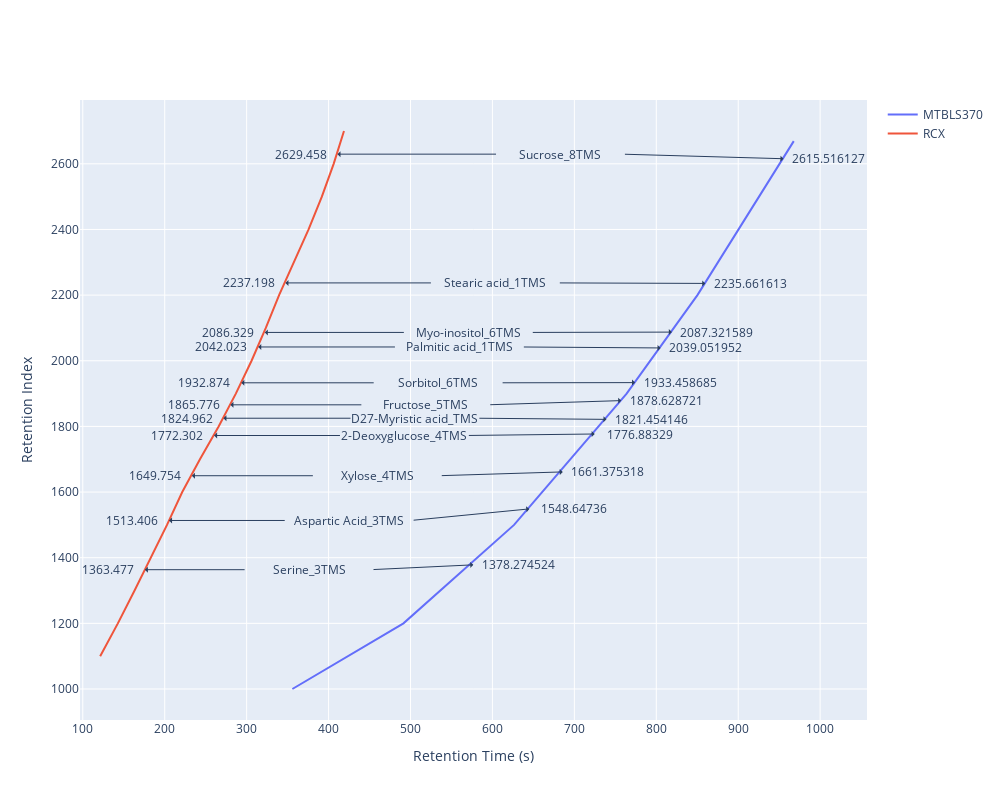

The code cell stored with this chart in its notebook:
### Code cell
fig = go.Figure([
    go.Scatter(
        name='MTBLS370',
        x=mtbls370_alkanes['rt'],
        y=mtbls370_alkanes['ri'],
        mode='lines',
        showlegend=True
    ),
    go.Scatter(
        name='RCX',
        x=dbs_alkanes['rt'],
        y=dbs_alkanes['ri'],
        mode='lines',
        showlegend=True
    )
])

for idx, key in enumerate(common_annotations):
    value = common_annotations[key]
    # fig.add_shape(
    #     type="line",
    #     x0 = value[0][0] * 60.0,
    #     y0 = value[0][1],
    #     x1 = value[1][0] * 60.0,
    #     y1 = value[1][1],
    #     line=dict(color='Red', width=1, dash="dot"),
    # )
    a = float(1.0 / len(common_annotations)) * idx
    b = 1 - a
    weighted_middle = (b * value[0][0] + a * value[1][0]) * 60.0
    middle =  0.5 * (value[0][0] + value[1][0]) * 60.0
    fig.add_annotation(
        x = middle,
        y = value[0][1],
        text=key,
        showarrow=False,
        arrowhead=1)

    start_x = value[0][0] * 60.0
    start_y = value[0][1]

    end_x = value[1][0] * 60
    end_y = value[1][1]

    diff_x = end_x - start_x
    diff_y = end_y - start_y

    fig.add_annotation(
        ax = middle + 75,
        ay = value[0][1],
        x = end_x,
        y = end_y,
        xref="x",
        yref="y",
        axref="x",
        ayref="y",
        showarrow=True,
        arrowhead=1)
    
    fig.add_annotation(
        ax = middle - 75,
        ay = value[0][1],
        x = start_x,
        y = start_y,
        xref="x",
        yref="y",
        axref="x",
        ayref="y",
        showarrow=True,
        arrowhead=1)

    fig.add_annotation(
        x = start_x-45,
        y = start_y,
        text = str(start_y),
        showarrow=False,
        arrowhead=1)

    fig.add_annotation(
        x = end_x+55,
        y = end_y,
        text = str(end_y),
        showarrow=False,
        arrowhead=1)
    

fig.update_layout(
    yaxis_title='Retention Index',
    xaxis_title='Retention Time (s)',
    hovermode="x",
    height=800,
    width=1000
)
fig.show()

### Figure 1 — Plotly figure (JSON) as saved in the notebook; plotly's stock layout.template omitted (floating-point values rounded to 4 significant figures)
{"data": [{"mode": "lines", "name": "MTBLS370", "showlegend": true, "type": "scatter", "x": [355.8, 491.4, 626.4, 763.8, 850.2, 967.8], "y": [1000, 1200, 1500, 1900, 2200, 2669.0]}, {"mode": "lines", "name": "RCX", "showlegend": true, "type": "scatter", "x": [121.2, 142.8, 163.2, 183, 202.8, 221.4, 243, 265.8, 286.8, 306, 323.4, 339.6, 357.6, 375.6, 391.8, 406.2, 418.8], "y": [1100, 1200, 1300, 1400, 1500, 1600, 1700, 1800, 1900, 2000, 2100, 2200, 2300, 2400, 2500, 2600, 2700]}], "layout": {"annotations": [{"arrowhead": 1, "showarrow": false, "text": "Serine_3TMS", "x": 376.2, "y": 1363.0}, {"arrowhead": 1, "ax": 451.2, "axref": "x", "ay": 1363.0, "ayref": "y", "showarrow": true, "x": 576.6, "xref": "x", "y": 1378.0, "yref": "y"}, {"arrowhead": 1, "ax": 301.2, "axref": "x", "ay": 1363.0, "ayref": "y", "showarrow": true, "x": 175.8, "xref": "x", "y": 1363.0, "yref": "y"}, {"arrowhead": 1, "showarrow": false, "text": "1363.477", "x": 130.8, "y": 1363.0}, {"arrowhead": 1, "showarrow": false, "text": "1378.274524", "x": 631.6, "y": 1378.0}, {"arrowhead": 1, "showarrow": false, "text": "Aspartic Acid_3TMS", "x": 425.1, "y": 1513.0}, {"arrowhead": 1, "ax": 500.1, "axref": "x", "ay": 1513.0, "ayref": "y", "showarrow": true, "x": 645, "xref": "x", "y": 1549.0, "yref": "y"}, {"arrowhead": 1, "ax": 350.1, "axref": "x", "ay": 1513.0, "ayref": "y", "showarrow": true, "x": 205.3, "xref": "x", "y": 1513.0, "yref": "y"}, {"arrowhead": 1, "showarrow": false, "text": "1513.406", "x": 160.3, "y": 1513.0}, {"arrowhead": 1, "showarrow": false, "text": "1548.64736", "x": 700, "y": 1549.0}, {"arrowhead": 1, "showarrow": false, "text": "Xylose_4TMS", "x": 459.5, "y": 1650.0}, {"arrowhead": 1, "ax": 534.5, "axref": "x", "ay": 1650.0, "ayref": "y", "showarrow": true, "x": 685.8, "xref": "x", "y": 1661.0, "yref": "y"}, {"arrowhead": 1, "ax": 384.5, "axref": "x", "ay": 1650.0, "ayref": "y", "showarrow": true, "x": 233.2, "xref": "x", "y": 1650.0, "yref": "y"}, {"arrowhead": 1, "showarrow": false, "text": "1649.754", "x": 188.2, "y": 1650.0}, {"arrowhead": 1, "showarrow": false, "text": "1661.375318", "x": 740.8, "y": 1661.0}, {"arrowhead": 1, "showarrow": false, "text": "2-Deoxyglucose_4TMS", "x": 492.6, "y": 1772.0}, {"arrowhead": 1, "ax": 567.6, "axref": "x", "ay": 1772.0, "ayref": "y", "showarrow": true, "x": 724.8, "xref": "x", "y": 1777.0, "yref": "y"}, {"arrowhead": 1, "ax": 417.6, "axref": "x", "ay": 1772.0, "ayref": "y", "showarrow": true, "x": 260.3, "xref": "x", "y": 1772.0, "yref": "y"}, {"arrowhead": 1, "showarrow": false, "text": "1772.302", "x": 215.3, "y": 1772.0}, {"arrowhead": 1, "showarrow": false, "text": "1776.88329", "x": 779.8, "y": 1777.0}, {"arrowhead": 1, "showarrow": false, "text": "D27-Myristic acid_TMS", "x": 505.4, "y": 1825.0}, {"arrowhead": 1, "ax": 580.4, "axref": "x", "ay": 1825.0, "ayref": "y", "showarrow": true, "x": 739.2, "xref": "x", "y": 1821.0, "yref": "y"}, {"arrowhead": 1, "ax": 430.4, "axref": "x", "ay": 1825.0, "ayref": "y", "showarrow": true, "x": 271.6, "xref": "x", "y": 1825.0, "yref": "y"}, {"arrowhead": 1, "showarrow": false, "text": "1824.962", "x": 226.6, "y": 1825.0}, {"arrowhead": 1, "showarrow": false, "text": "1821.454146", "x": 794.2, "y": 1821.0}, {"arrowhead": 1, "showarrow": false, "text": "Fructose_5TMS", "x": 518.7, "y": 1866.0}, {"arrowhead": 1, "ax": 593.7, "axref": "x", "ay": 1866.0, "ayref": "y", "showarrow": true, "x": 757.2, "xref": "x", "y": 1879.0, "yref": "y"}, {"arrowhead": 1, "ax": 443.7, "axref": "x", "ay": 1866.0, "ayref": "y", "showarrow": true, "x": 280.2, "xref": "x", "y": 1866.0, "yref": "y"}, {"arrowhead": 1, "showarrow": false, "text": "1865.776", "x": 235.2, "y": 1866.0}, {"arrowhead": 1, "showarrow": false, "text": "1878.628721", "x": 812.2, "y": 1879.0}, {"arrowhead": 1, "showarrow": false, "text": "Sorbitol_6TMS", "x": 533.8, "y": 1933.0}, {"arrowhead": 1, "ax": 608.8, "axref": "x", "ay": 1933.0, "ayref": "y", "showarrow": true, "x": 774, "xref": "x", "y": 1933.0, "yref": "y"}, {"arrowhead": 1, "ax": 458.8, "axref": "x", "ay": 1933.0, "ayref": "y", "showarrow": true, "x": 293.5, "xref": "x", "y": 1933.0, "yref": "y"}, {"arrowhead": 1, "showarrow": false, "text": "1932.874", "x": 248.5, "y": 1933.0}, {"arrowhead": 1, "showarrow": false, "text": "1933.458685", "x": 829, "y": 1933.0}, {"arrowhead": 1, "showarrow": false, "text": "Palmitic acid_1TMS", "x": 559.7, "y": 2042.0}, {"arrowhead": 1, "ax": 634.7, "axref": "x", "ay": 2042.0, "ayref": "y", "showarrow": true, "x": 805.2, "xref": "x", "y": 2039.0, "yref": "y"}, {"arrowhead": 1, "ax": 484.7, "axref": "x", "ay": 2042.0, "ayref": "y", "showarrow": true, "x": 314.2, "xref": "x", "y": 2042.0, "yref": "y"}, {"arrowhead": 1, "showarrow": false, "text": "2042.023", "x": 269.2, "y": 2042.0}, {"arrowhead": 1, "showarrow": false, "text": "2039.051952", "x": 860.2, "y": 2039.0}, {"arrowhead": 1, "showarrow": false, "text": "Myo-inositol_6TMS", "x": 570.6, "y": 2086.0}, {"arrowhead": 1, "ax": 645.6, "axref": "x", "ay": 2086.0, "ayref": "y", "showarrow": true, "x": 819, "xref": "x", "y": 2087.0, "yref": "y"}, {"arrowhead": 1, "ax": 495.6, "axref": "x", "ay": 2086.0, "ayref": "y", "showarrow": true, "x": 322.1, "xref": "x", "y": 2086.0, "yref": "y"}, {"arrowhead": 1, "showarrow": false, "text": "2086.329", "x": 277.1, "y": 2086.0}, {"arrowhead": 1, "showarrow": false, "text": "2087.321589", "x": 874, "y": 2087.0}, {"arrowhead": 1, "showarrow": false, "text": "Stearic acid_1TMS", "x": 603.6, "y": 2237.0}, {"arrowhead": 1, "ax": 678.6, "axref": "x", "ay": 2237.0, "ayref": "y", "showarrow": true, "x": 859.8, "xref": "x", "y": 2236.0, "yref": "y"}, {"arrowhead": 1, "ax": 528.6, "axref": "x", "ay": 2237.0, "ayref": "y", "showarrow": true, "x": 347.4, "xref": "x", "y": 2237.0, "yref": "y"}, {"arrowhead": 1, "showarrow": false, "text": "2237.198", "x": 302.4, "y": 2237.0}, {"arrowhead": 1, "showarrow": false, "text": "2235.661613", "x": 914.8, "y": 2236.0}, {"arrowhead": 1, "showarrow": false, "text": "Sucrose_8TMS", "x": 683.1, "y": 2629.0}, {"arrowhead": 1, "ax": 758.1, "axref": "x", "ay": 2629.0, "ayref": "y", "showarrow": true, "x": 955.2, "xref": "x", "y": 2616.0, "yref": "y"}, {"arrowhead": 1, "ax": 608.1, "axref": "x", "ay": 2629.0, "ayref": "y", "showarrow": true, "x": 410.9, "xref": "x", "y": 2629.0, "yref": "y"}, {"arrowhead": 1, "showarrow": false, "text": "2629.458", "x": 365.9, "y": 2629.0}, {"arrowhead": 1, "showarrow": false, "text": "2615.516127", "x": 1010.0, "y": 2616.0}], "height": 800, "hovermode": "x", "width": 1000, "xaxis": {"title": {"text": "Retention Time (s)"}}, "yaxis": {"title": {"text": "Retention Index"}}}}
